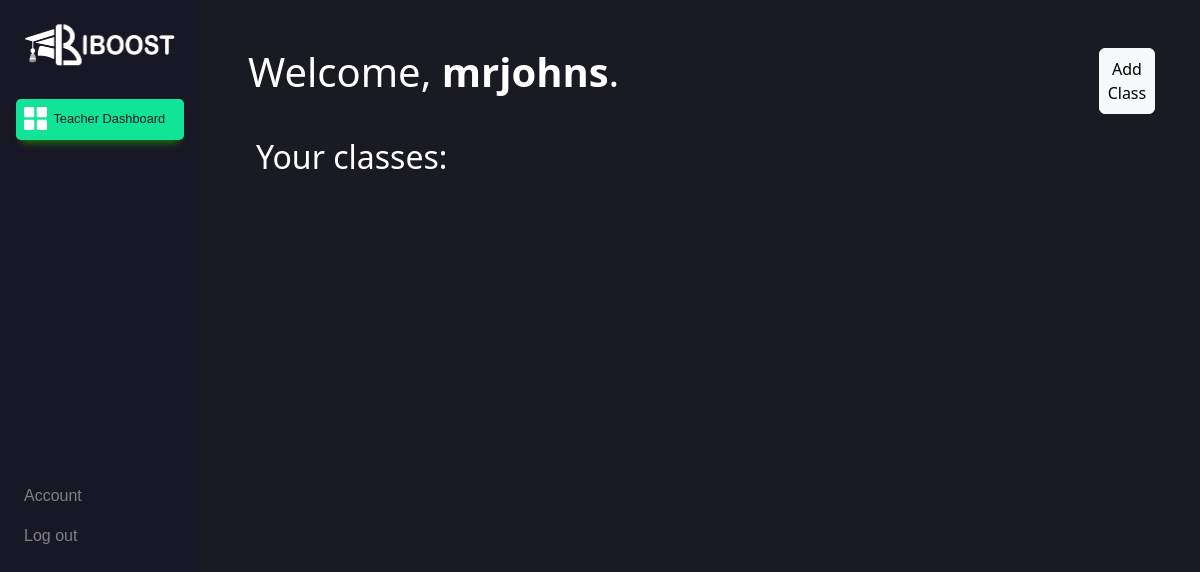
Page /teacherui/ (signed in) on the earlier database version.
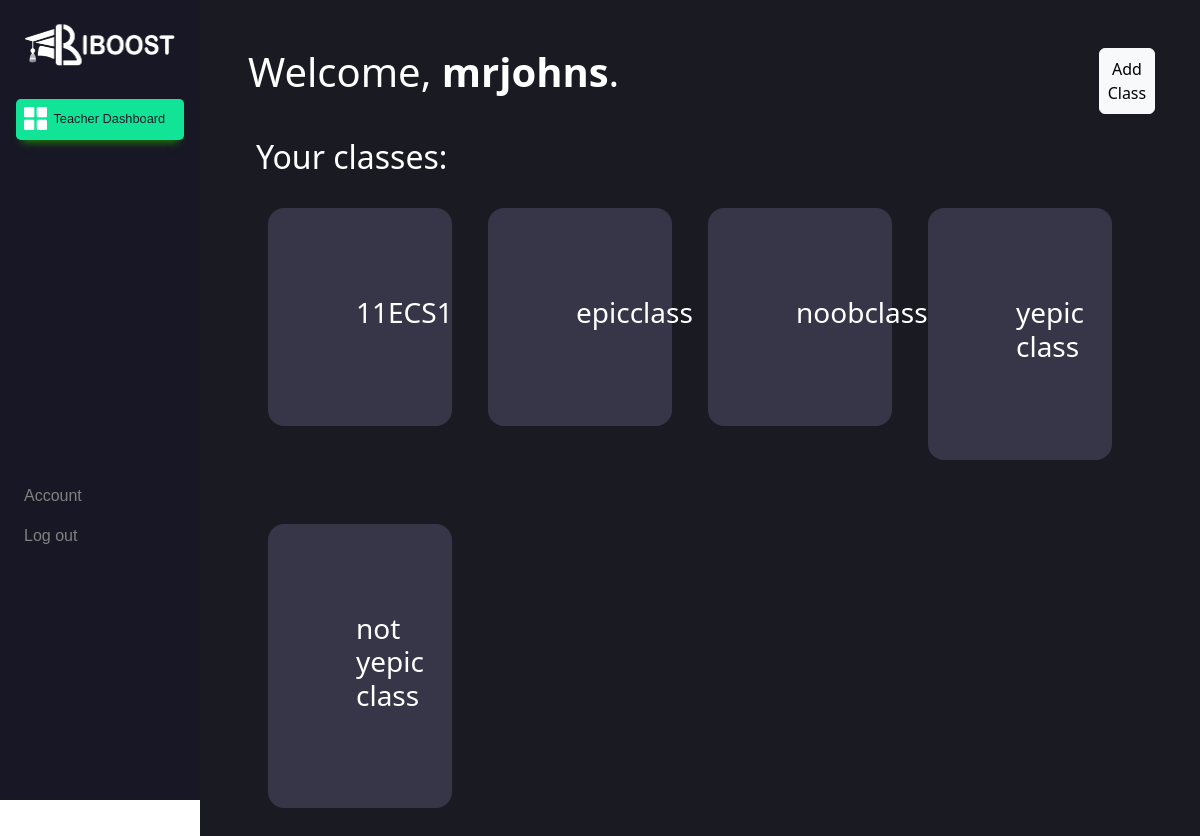
Same page on the later database version.
### teacherui/models.py (models this page shows, shortened)
class Klass(models.Model):
    classname = models.CharField(max_length=100, null=True)
    teachers = models.ForeignKey(Teacher, null=True, on_delete=models.CASCADE)

### teacherui/decorators.py (the view)
        def wrapper_func(request, *args, **kwargs):
            group = None
            if request.user.groups.exists():
                group = request.user.groups.all()[0].name
            if group in allowed_roles:
                return view_func(request, *args, **kwargs)
            else:
                return HttpResponse('You are not authorized to view this page')

### teacherui/models.py (called while the page is built)
    def __str__(self):
        return self.username

### teacherui/views.py (called while the page is built)
@allowed_users(allowed_roles=['teachers'])
def teacherui(request):
    classes = []
    for klass in request.user.teacher.klass_set.all():
        classes.append(klass)
    classform = AddClassForm()
    if request.method == 'POST':
        classform = AddClassForm(request.POST)
        if classform.is_valid():
            classform.save()
    return render (request, 'teacherui.html', {'classes':classes, 'classform':classform})

### teacherui/templates/teacherui.html (shortened to what this page needs)
{% extends 'teacherbase.html' %} {% load static %} {% block content %}
<!DOCTYPE html>
<html lang="en">
    <head>
        <link href="https://cdn.jsdelivr.net/npm/bootstrap@5.3.0/dist/css/bootstrap.min.css" rel="stylesheet"
>
        <link rel="stylesheet" href="{% static 'css/index.css' %}" />
    </head>
    <body>
        <div class="container-fluid mainbody col-md-10 p-5" id="mainbody">
            <div class="row">
                <div class="col-11">
                    <h1>Welcome, <strong id="teacher">{{request.user}}</strong>.</h1>
                </div>
                <div class="col-1">
                    <div>
                        <button type="button" class="btn btn-light rounded p-2" data-bs-toggle="modal" data-bs-target="#addClassModal"">
                            <div>Add Class</div>
                        </button>
                    </div>
                </div>
            </div>
            <div class="container-fluid mt-4 px-2 overflow-hidden">
                <h2>Your classes:</h2>
                <div class="row p-3">
                    {% for klass in classes %}
                        <div class="col-3 p-2 ">
                            <button class="classbtd" style="width: 90%">
                                <div class="h3 classbtd">{{klass.classname}}</div>
                            </button>
                            <div class="p-2"></div>
                            <div class="p-2"></div>
                            <div class="p-2"></div>
                        </div>
                    {% endfor %}
                </div>
                <div class="row p-3">
                </div>
            </div>
        </div>
        {% endblock content %}

### teacherui/templates/teacherbase.html (shortened to what this page needs)
{% load static %}
<!DOCTYPE html>
<html lang="en">
    <head>
        <link
            rel="stylesheet"
            href="https://meyerweb.com/eric/tools/css/reset/reset.css"
        />
        <link
            rel="stylesheet"
            href=" https://cdn.jsdelivr.net/npm/bootstrap@5.1.3/dist/css/bootstrap.min.css"
            rel="stylesheet"
        />
        <link
            rel="stylesheet"
            href="https://cdn.jsdelivr.net/npm/bootstrap-icons@1.9.1/font/bootstrap-icons.css"
        />
        <link rel="stylesheet" href="{% static 'css/styles.css' %}" />
    </head>
    <div id="mastercontainer blur" class="container-fluid fr">
        <div class="row">
            <div
                id="sidenav"
                class="col-md-2 invisible-md px-3 md-4 d-sticky bg-main"
            >
                <div class="d-flex flex-column">
                    <div class="p-2"></div>
                    <div class="p-2">
                        <a href="{% url 'teacherui' %}" class="navbar-brand"
                            ><img
                                src="{% static 'img/logo.png' %}"
                                alt="IBOOST"
                                class="img-fluid"
                        /></a>
                    </div>
                    <div class="p-2"></div>
                    <div class="p-2 menutext indexact">
                        <a href="{% url 'teacherui' %}">
                            <img
                                src="{% static 'img/dashboard.png' %}"
                                alt="d"
                                class="img-fluid"
                                style="
                                    max-width: 3em;
                                    max-height: 2em;
                                    padding: 0em 0.5em 0.2em 0em;
                                "
                            />Teacher Dashboard
                        </a>
                    </div>
                    <div class="pt-md-5"></div>
                    <div class="pt-md-5"></div>
                    <div class="pt-md-5"></div>
                    <div class="pt-md-5"></div>
                    <div class="pt-md-5"></div>
                    <div class="pt-md-5"></div>
                    <div class="pt-md-5"></div>
                    <div class="p-2 accountconfig">
                        <a href="{% url 'profile' %}">Account</a>
                    </div>
                    <div class="p-2 accountconfig2">
                        <a href="{% url 'logout' %}">Log out</a>
                    </div>
                </div>
            </div>
            {% block content %} {% endblock content %}
        </div>
    </div>
</html>

### dashboard/static/css/styles.css (style rules this page uses)
#sidenav { position: -webkit-sticky; position: sticky; top: 0; height: 100vh; }
.bg-main { background: #181725; color: #181725; }
.menutext { color: white; font-family: "Lucida Sans", "Lucida Sans Regular", "Lucida Grande", "Lucida Sans Unicode", Geneva, Verdana, sans-serif; transition: all 0.25s; text-decoration: none; color: #fff; margin-top: 0.5em; }
.menutext a { text-decoration: none; font-size: 0.8em; color: #818181; display: block; transition: 0.1s; }
.accountconfig { color: white; font-family: "Lucida Sans", "Lucida Sans Regular", "Lucida Grande", "Lucida Sans Unicode", Geneva, Verdana, sans-serif; }
.accountconfig a { text-decoration: none; font-size: 1em; color: #818181; display: block; transition: 0.1s; }
.accountconfig2 { color: white; font-family: "Lucida Sans", "Lucida Sans Regular", "Lucida Grande", "Lucida Sans Unicode", Geneva, Verdana, sans-serif; }
.accountconfig2 a { text-decoration: none; font-size: 16px; color: #818181; display: block; transition: 0.1s; }
.mainbody { background: #1a1a23; color: white; }

### dashboard/static/css/index.css (style rules this page uses)
.indexact { background: #11e497; border-radius: 0.3em; box-shadow: 0 0.5em 0.5em -0.4em rgb(29, 136, 8); }
.indexact a { color: #181725; }
.classbtd { background-color:#363648 ; border-radius:1em; color:#fff; border:transparent; padding: 2em 2em 2em 2em; transition-duration: 0.8s; -webkit-transition-duration: 0.7s; }

Differences in the rows shown:
added Klass: classname "11ECS1"
added Klass: classname "epicclass"
added Klass: classname "noobclass"
added Klass: classname "yepic class"
added Klass: classname "not yepic class"
